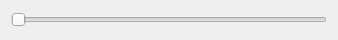
<?xml version="1.0" encoding="UTF-8"?>
<ui version="4.0">
 <class>Dialog_Connected_To_View</class>
 <widget class="QDialog" name="Dialog_Connected_To_View">
  <property name="geometry">
   <rect>
    <x>0</x>
    <y>0</y>
    <width>338</width>
    <height>40</height>
   </rect>
  </property>
  <property name="windowTitle">
   <string>Dialog</string>
  </property>
  <layout class="QVBoxLayout" name="verticalLayout">
   <item>
    <widget class="QSlider" name="m_slider">
     <property name="orientation">
      <enum>Qt::Horizontal</enum>
     </property>
    </widget>
   </item>
  </layout>
 </widget>
 <resources/>
 <connections/>
</ui>
